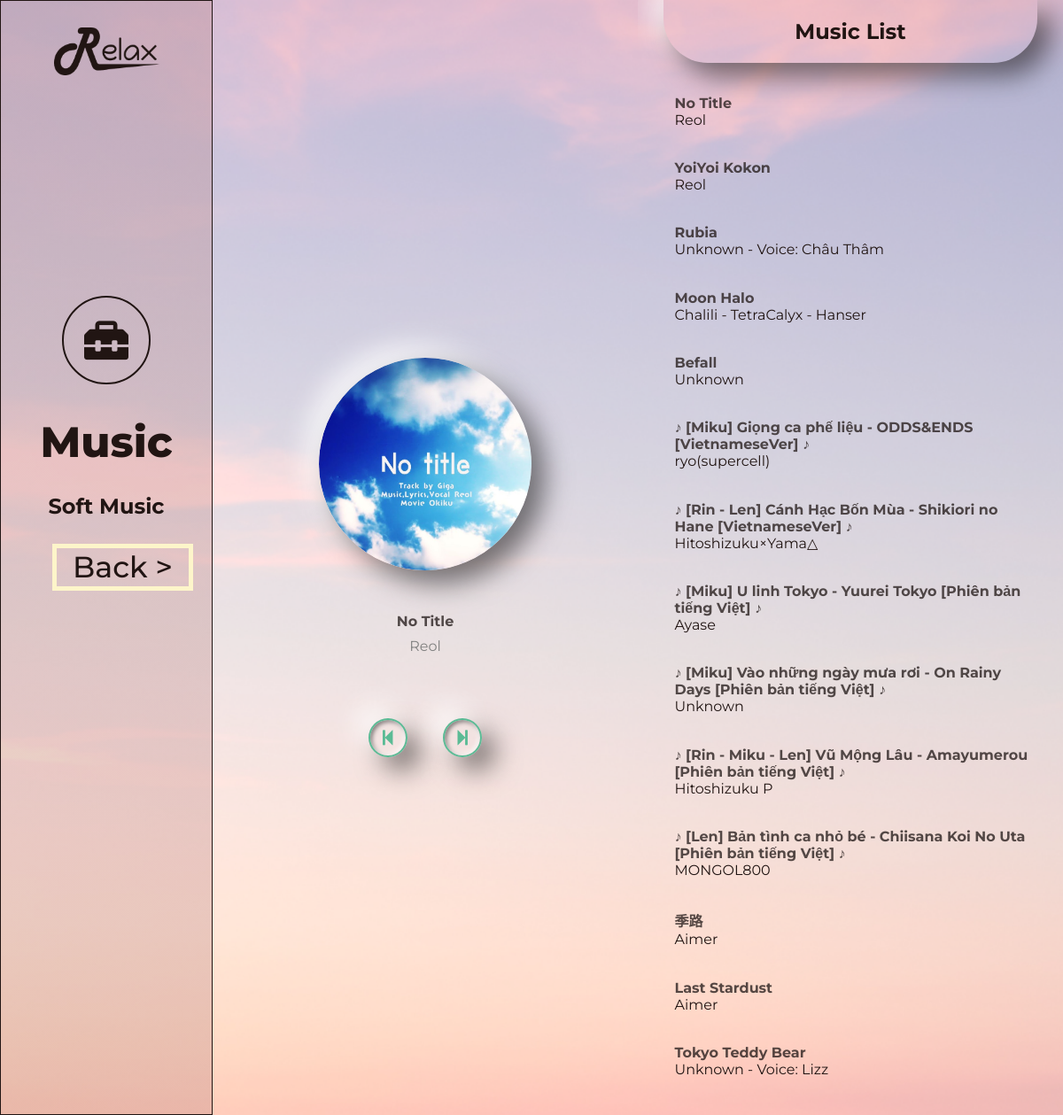
The page /music/ (signed in) on the database as committed earlier.
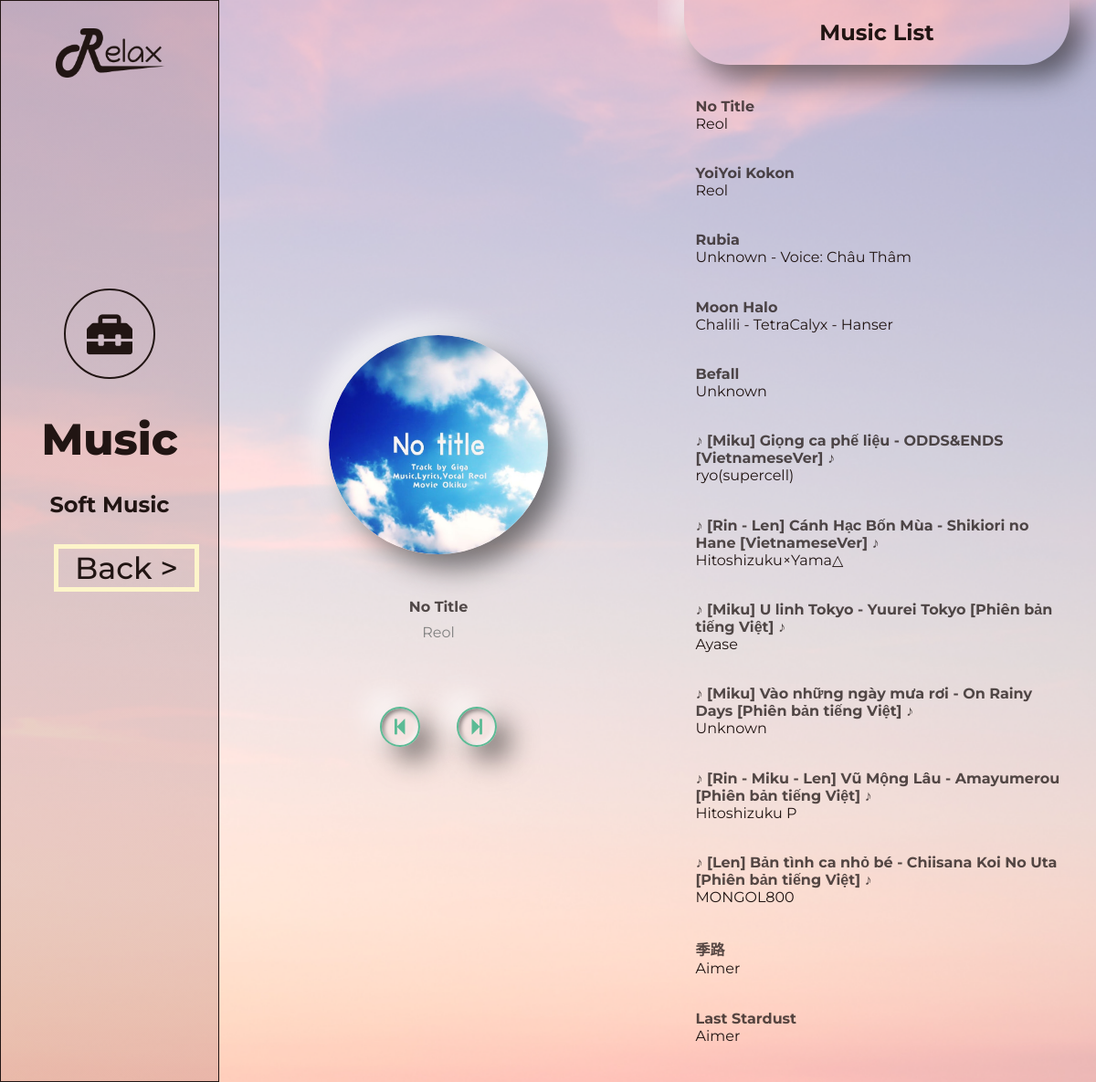
The same page on the database as committed later.
### relax/models.py (models this page shows, shortened)
class Song(models.Model):
    stt = models.TextField(unique=True, default="")
    title = models.TextField(default="Nameless")
    artist = models.TextField(default="Unknown")
    image = models.ImageField(upload_to='music-background/', default="https://cdn.pixabay.com/photo/2014/04/02/10/57/vinyl-305025_640.png")
    audio_file = models.FileField(upload_to='music/', blank=True,null=True)
    audio_link = models.CharField(max_length=200,blank=True,null=True)
    duration = models.CharField(max_length=20, default="0")
    paginate_by = 2

### relax/views.py (the view)
# urls.py: path('music/', views.MusicClass.as_view(), name='music'),
class MusicClass(LoginRequiredMixin, View):
    def get(self, request):
        paginator = Paginator(Song.objects.all(), 1)
        page_number = request.GET.get('page')
        page_obj = paginator.get_page(page_number)
        song_list = Song.objects.all()
        context = {"page_obj": page_obj, "song_list": song_list}
        return render(request, "menu/music/music.html", context)

### templates/menu/music/music.html (shortened to what this page needs)
<!DOCTYPE html>
<html lang="en">
<head>
    {% load static %}
    <link rel="stylesheet" href="{% static 'css/menu/tools/tools.css' %}">
    <link rel="stylesheet" href="https://cdnjs.cloudflare.com/ajax/libs/font-awesome/6.0.0-beta2/css/all.min.css">
    <link href="https://netdna.bootstrapcdn.com/font-awesome/4.0.3/css/font-awesome.css" rel="stylesheet" />
    <link href="https://cdnjs.cloudflare.com/ajax/libs/mediaelement/4.2.7/mediaelementplayer.min.css" rel="stylesheet" />
    <link rel="stylesheet" href="{% static 'css/menu/music/music.css' %}">
</head>
<body>
    <div class="menu-container">
        <div class='left-bar'>
            <div class='img-bar'>
                <a href="/">
                    <img src="{% static 'image/logo.png' %}" alt="Logo">
                </a>
            </div>
            <div class='item-container'>
                <div class='item-icon'>
                    <div class='icon'>
                        <i class="fas fa-toolbox"></i>
                    </div>
                    <h2>Music</h2>
                    <p>Soft Music</p>
                </div>
                <div class="btn-menu">
                    <a style="text-decoration: none" href="{% url 'menu'%}" >
                        <button type="button">Back&nbsp;></button>
                    </a>
                </div>
            </div>
        </div>
        <div id="music-container">
            <div id="music-dashboard">
                {% for item in page_obj %}
                    <div id="cd-box">
                        <img id="cd" src="{{item.image.url}}" alt="cd">
                    </div>
                    <p id="music-name">{{item.title}}</p>
                    <p id="music-artist">{{item.artist}}</p>
                    <center>
                        <a href="{% if page_obj.has_previous %}?page={{ page_obj.previous_page_number }}{% endif %}"><i
                                class="fa fa-step-backward fa-2x" id="song-previous-btn"></i></a>
                        <a href="{% if page_obj.has_next %}?page={{ page_obj.next_page_number }} {% endif %}"><i
                                class="fa fa-step-forward fa-2x" id="song-forward-btn"></i></a>
                    </center>
                {% endfor %}
            </div>
            <div id="music-list">
                <h2>Music List</h2>
                {% if song_list %}
                <ul>
                    {% for song in song_list %}
                    <a href="?page={{song.stt}}" id="song-link">
                        <li class="song-index">
                            <div class="song-infomation">
                                <p id="song-title">{{song.title}}</p>
                                <p id="song-artist">{{song.artist}}</p>
                            </div>
                        </li>
                    </a>
                    {% endfor %}
                </ul>
                {% else %}
                    <p>No song in the library.</p>
                {% endif %}
            </div>
        </div>
    </div>
</body>
</html>

Rows that differ between the two databases and show on the page:
removed Song: title "Tokyo Teddy Bear", artist "Unknown - Voice: Lizz", shown under "Music List"
